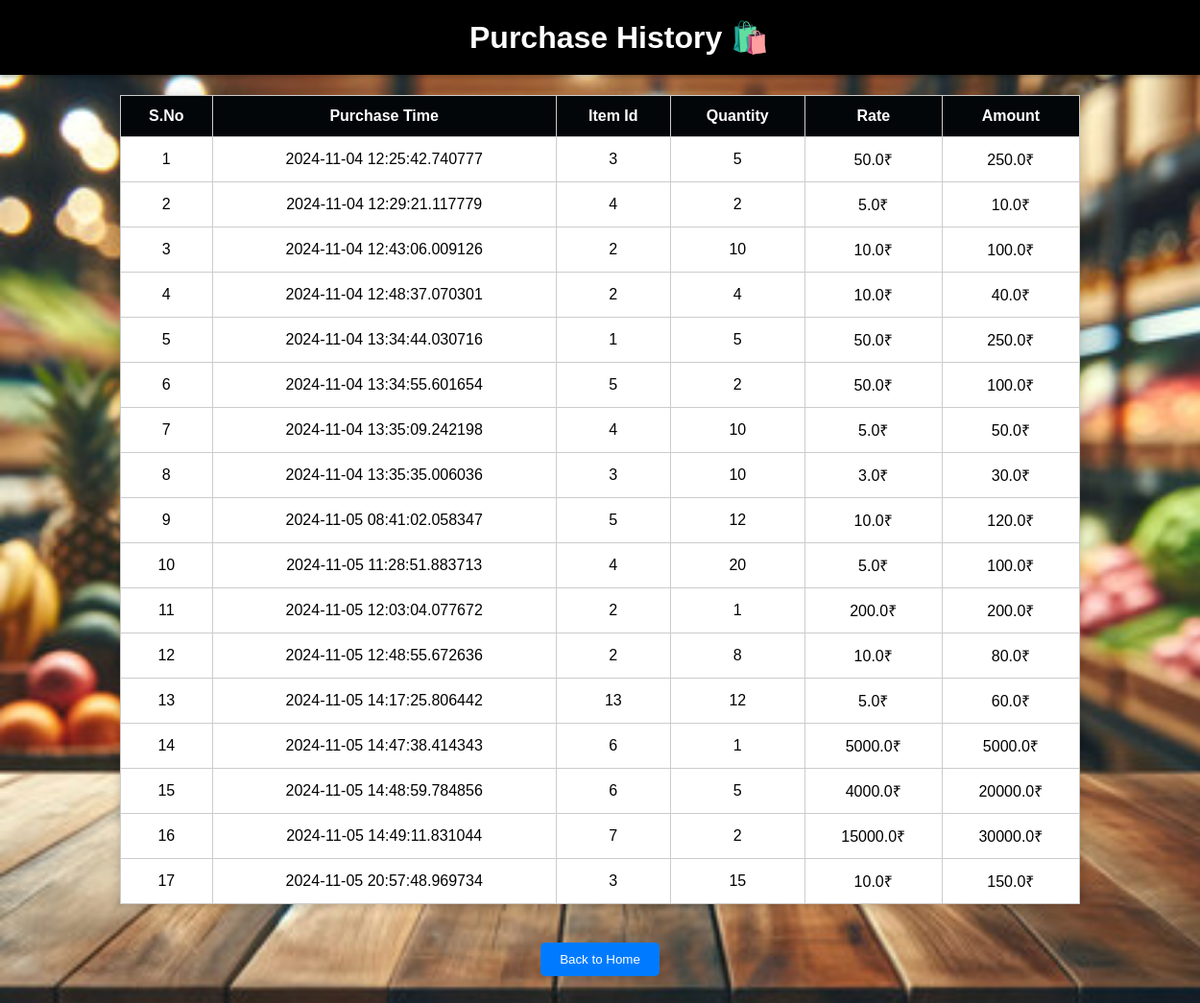
Screenshot of /purchase_history with the database file from the repository.
### app.py (models this page shows)
class Purchase(db.Model):
    pur_id=db.Column(db.Integer, primary_key=True)
    pur_time = db.Column(db.DateTime, default=lambda: datetime.utcnow() + timedelta(hours=5, minutes=30))
    pitem_id=db.Column(db.Integer, db.ForeignKey('items.item_id'),nullable=False)
    qty=db.Column(db.Integer,nullable=False)
    rate=db.Column(db.Float, nullable=False)
    amount=db.Column(db.Float)

### app.py (the view)
@app.route('/purchase_history')
def purchase_history():
    new_his=Purchase.query.all()
    return render_template('purchase_history.html',new_his=new_his)

### templates/purchase_history.html (shortened to what this page needs)
<!DOCTYPE html>
<html lang="en">
<head>
    <link rel="stylesheet" type="text/css" href="{{ url_for('static', filename='purchase_history.css') }}">
</head>
<body style="background-image: url('{{ url_for('static', filename='1.jpg') }}'); background-size: cover; background-position: center; background-repeat: no-repeat; background-attachment: fixed;">
    <h1 class="top-bar">Purchase History 🛍️</h1>
    <center>
        <table>
            <tr>
                <th>S.No</th>
                <th>Purchase Time</th>
                <th>Item Id</th>
                <th>Quantity</th>
                <th>Rate</th>
                <th>Amount</th>
            </tr>
            {% for i in new_his %}
            <tr>
                <td>{{i.pur_id}}</td>
                <td>{{i.pur_time}}</td>
                <td>{{i.pitem_id}}</td>
                <td>{{i.qty}}</td>
                <td>{{i.rate}}₹</td>
                <td>{{i.amount}}₹</td>
            </tr>
            {% endfor %}
        </table>
        <div class="button-container">
            <button><a href="/" style="text-decoration: none; margin-bottom: 50px;">Back to Home</a></button>
        </div>
    </center>
</body>
</html>

### static/purchase_history.css (style rules this page uses)
body { font-family: Arial, sans-serif; background-color: #f4f4f4; margin: 0; padding: 0; }
.top-bar { margin-top: 0%; background-color: black; color: white; text-align: center; padding: 20px; box-shadow: 0 2px 5px rgba(0, 0, 0, 0.3); width: 100%; }
table { width: 80%; margin: 20px auto; border-collapse: collapse; background: white; box-shadow: 0 2px 10px rgba(0, 0, 0, 0.2); }
th, td { padding: 12px; text-align: center; border: 1px solid #ccc; }
th { background-color: #020609; color: white; }
button a { color: white; text-decoration: none; }
.button-container { text-align: center; margin-top: 20px; margin-bottom: 50px; }
button { margin-top: 20px; padding: 10px 20px; border: none; background-color: #007bff; color: white; border-radius: 5px; cursor: pointer; }

### rows the page displays
Purchase: pur_id "1", pur_time "2024-11-04 12:25:42.740777", pitem_id "3", qty "5", rate "50.0", amount "250.0"
Purchase: pur_id "2", pur_time "2024-11-04 12:29:21.117779", pitem_id "4", qty "2", rate "5.0", amount "10.0"
Purchase: pur_id "3", pur_time "2024-11-04 12:43:06.009126", pitem_id "2", qty "10", rate "10.0", amount "100.0"
Purchase: pur_id "4", pur_time "2024-11-04 12:48:37.070301", pitem_id "2", qty "4", rate "10.0", amount "40.0"
Purchase: pur_id "5", pur_time "2024-11-04 13:34:44.030716", pitem_id "1", qty "5", rate "50.0", amount "250.0"
Purchase: pur_id "6", pur_time "2024-11-04 13:34:55.601654", pitem_id "5", qty "2", rate "50.0", amount "100.0"
Purchase: pur_id "7", pur_time "2024-11-04 13:35:09.242198", pitem_id "4", qty "10", rate "5.0", amount "50.0"
Purchase: pur_id "8", pur_time "2024-11-04 13:35:35.006036", pitem_id "3", qty "10", rate "3.0", amount "30.0"
Purchase: pur_id "9", pur_time "2024-11-05 08:41:02.058347", pitem_id "5", qty "12", rate "10.0", amount "120.0"
Purchase: pur_id "10", pur_time "2024-11-05 11:28:51.883713", pitem_id "4", qty "20", rate "5.0", amount "100.0"
Purchase: pur_id "11", pur_time "2024-11-05 12:03:04.077672", pitem_id "2", qty "1", rate "200.0", amount "200.0"
Purchase: pur_id "12", pur_time "2024-11-05 12:48:55.672636", pitem_id "2", qty "8", rate "10.0", amount "80.0"
Purchase: pur_id "13", pur_time "2024-11-05 14:17:25.806442", pitem_id "13", qty "12", rate "5.0", amount "60.0"
Purchase: pur_id "14", pur_time "2024-11-05 14:47:38.414343", pitem_id "6", qty "1", rate "5000.0", amount "5000.0"
Purchase: pur_id "15", pur_time "2024-11-05 14:48:59.784856", pitem_id "6", qty "5", rate "4000.0", amount "20000.0"
Purchase: pur_id "16", pur_time "2024-11-05 14:49:11.831044", pitem_id "7", qty "2", rate "15000.0", amount "30000.0"
Purchase: pur_id "17", pur_time "2024-11-05 20:57:48.969734", pitem_id "3", qty "15", rate "10.0", amount "150.0"
